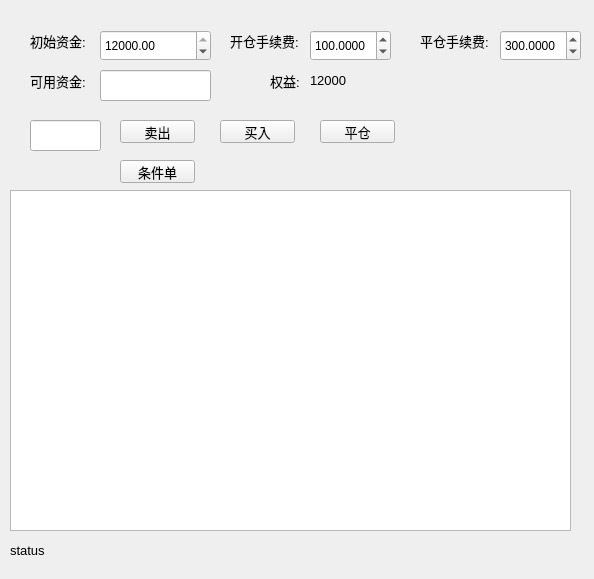
<?xml version="1.0" encoding="UTF-8"?>
<ui version="4.0">
 <class>MockTradeForm</class>
 <widget class="QWidget" name="MockTradeForm">
  <property name="geometry">
   <rect>
    <x>0</x>
    <y>0</y>
    <width>594</width>
    <height>579</height>
   </rect>
  </property>
  <property name="windowTitle">
   <string>模拟交易</string>
  </property>
  <widget class="QPushButton" name="pbtnBuy">
   <property name="geometry">
    <rect>
     <x>220</x>
     <y>120</y>
     <width>75</width>
     <height>23</height>
    </rect>
   </property>
   <property name="font">
    <font>
     <pointsize>10</pointsize>
    </font>
   </property>
   <property name="text">
    <string>买入</string>
   </property>
  </widget>
  <widget class="QPushButton" name="pbtnSell">
   <property name="geometry">
    <rect>
     <x>120</x>
     <y>120</y>
     <width>75</width>
     <height>23</height>
    </rect>
   </property>
   <property name="font">
    <font>
     <pointsize>10</pointsize>
    </font>
   </property>
   <property name="text">
    <string>卖出</string>
   </property>
  </widget>
  <widget class="QPushButton" name="pbtnCondition">
   <property name="geometry">
    <rect>
     <x>120</x>
     <y>160</y>
     <width>75</width>
     <height>23</height>
    </rect>
   </property>
   <property name="font">
    <font>
     <pointsize>10</pointsize>
    </font>
   </property>
   <property name="text">
    <string>条件单</string>
   </property>
  </widget>
  <widget class="QDoubleSpinBox" name="dbspbFeeOpen">
   <property name="geometry">
    <rect>
     <x>310</x>
     <y>30</y>
     <width>81</width>
     <height>31</height>
    </rect>
   </property>
   <property name="decimals">
    <number>4</number>
   </property>
   <property name="maximum">
    <double>500.000000000000000</double>
   </property>
   <property name="singleStep">
    <double>100.000000000000000</double>
   </property>
   <property name="value">
    <double>100.000000000000000</double>
   </property>
  </widget>
  <widget class="QLabel" name="lab_assets">
   <property name="geometry">
    <rect>
     <x>310</x>
     <y>70</y>
     <width>101</width>
     <height>21</height>
    </rect>
   </property>
   <property name="font">
    <font>
     <pointsize>10</pointsize>
    </font>
   </property>
   <property name="text">
    <string>12000</string>
   </property>
  </widget>
  <widget class="QLabel" name="label">
   <property name="geometry">
    <rect>
     <x>30</x>
     <y>30</y>
     <width>61</width>
     <height>21</height>
    </rect>
   </property>
   <property name="font">
    <font>
     <pointsize>10</pointsize>
    </font>
   </property>
   <property name="text">
    <string>初始资金:</string>
   </property>
  </widget>
  <widget class="QLabel" name="label_6">
   <property name="geometry">
    <rect>
     <x>30</x>
     <y>70</y>
     <width>61</width>
     <height>21</height>
    </rect>
   </property>
   <property name="font">
    <font>
     <pointsize>10</pointsize>
    </font>
   </property>
   <property name="text">
    <string>可用资金:</string>
   </property>
  </widget>
  <widget class="QLabel" name="label_3">
   <property name="geometry">
    <rect>
     <x>230</x>
     <y>30</y>
     <width>71</width>
     <height>21</height>
    </rect>
   </property>
   <property name="font">
    <font>
     <pointsize>10</pointsize>
    </font>
   </property>
   <property name="text">
    <string>开仓手续费:</string>
   </property>
  </widget>
  <widget class="QDoubleSpinBox" name="dbspbFeeOpen_2">
   <property name="geometry">
    <rect>
     <x>500</x>
     <y>30</y>
     <width>81</width>
     <height>31</height>
    </rect>
   </property>
   <property name="decimals">
    <number>4</number>
   </property>
   <property name="maximum">
    <double>500.000000000000000</double>
   </property>
   <property name="singleStep">
    <double>100.000000000000000</double>
   </property>
   <property name="value">
    <double>300.000000000000000</double>
   </property>
  </widget>
  <widget class="QDoubleSpinBox" name="dbspbBegCapital">
   <property name="geometry">
    <rect>
     <x>100</x>
     <y>30</y>
     <width>111</width>
     <height>31</height>
    </rect>
   </property>
   <property name="maximum">
    <double>12000.000000000000000</double>
   </property>
   <property name="value">
    <double>12000.000000000000000</double>
   </property>
  </widget>
  <widget class="QLineEdit" name="le_cur_capital">
   <property name="geometry">
    <rect>
     <x>100</x>
     <y>70</y>
     <width>111</width>
     <height>31</height>
    </rect>
   </property>
  </widget>
  <widget class="QLabel" name="label_8">
   <property name="geometry">
    <rect>
     <x>270</x>
     <y>70</y>
     <width>41</width>
     <height>21</height>
    </rect>
   </property>
   <property name="font">
    <font>
     <pointsize>10</pointsize>
    </font>
   </property>
   <property name="text">
    <string>权益:</string>
   </property>
  </widget>
  <widget class="QLabel" name="label_9">
   <property name="geometry">
    <rect>
     <x>420</x>
     <y>30</y>
     <width>71</width>
     <height>21</height>
    </rect>
   </property>
   <property name="font">
    <font>
     <pointsize>10</pointsize>
    </font>
   </property>
   <property name="text">
    <string>平仓手续费:</string>
   </property>
  </widget>
  <widget class="QTableView" name="table_view_record">
   <property name="geometry">
    <rect>
     <x>10</x>
     <y>190</y>
     <width>561</width>
     <height>341</height>
    </rect>
   </property>
  </widget>
  <widget class="QLabel" name="lab_status">
   <property name="geometry">
    <rect>
     <x>10</x>
     <y>540</y>
     <width>571</width>
     <height>21</height>
    </rect>
   </property>
   <property name="font">
    <font>
     <pointsize>10</pointsize>
    </font>
   </property>
   <property name="text">
    <string>status</string>
   </property>
  </widget>
  <widget class="QPushButton" name="pbtnclose">
   <property name="geometry">
    <rect>
     <x>320</x>
     <y>120</y>
     <width>75</width>
     <height>23</height>
    </rect>
   </property>
   <property name="font">
    <font>
     <pointsize>10</pointsize>
    </font>
   </property>
   <property name="text">
    <string>平仓</string>
   </property>
  </widget>
  <widget class="QLineEdit" name="le_long_pos">
   <property name="geometry">
    <rect>
     <x>30</x>
     <y>120</y>
     <width>71</width>
     <height>31</height>
    </rect>
   </property>
  </widget>
 </widget>
 <resources/>
 <connections/>
</ui>
